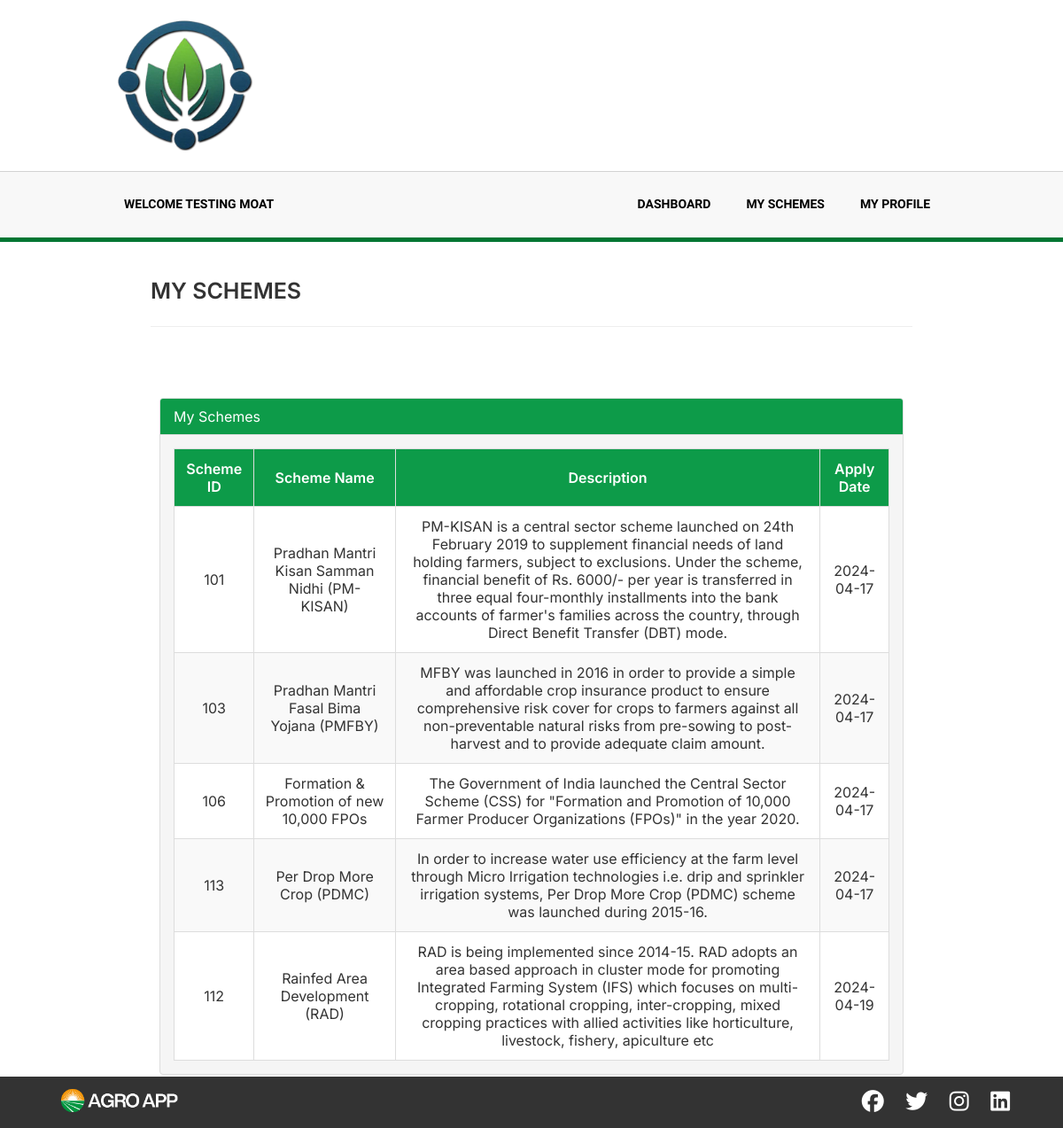
The page /user/myschemes.php (signed in) on the database its author committed.
### tables this page shows
CREATE TABLE `application` (
  `s_no` int(11) NOT NULL,
  `user_id` int(11) DEFAULT NULL,
  `scheme_id` int(11) DEFAULT NULL,
  `apply_date` date DEFAULT NULL
);

CREATE TABLE `schemes` (
  `scheme_id` int(11) NOT NULL,
  `name` varchar(255) DEFAULT NULL,
  `description` text DEFAULT NULL,
  `contact_info` varchar(255) DEFAULT NULL,
  `launch_date` date DEFAULT NULL,
  `last_date` date DEFAULT NULL,
  `ministry_name` varchar(255) DEFAULT NULL,
  `benefits` text DEFAULT NULL,
  `eligibility_criteria` text DEFAULT NULL
);

### user/myschemes.php (the view, shortened to what this page needs)
<!DOCTYPE html>
<html lang="en">
<head>
    <link rel="stylesheet" href="dash.css">
    <link rel="stylesheet" href="../includes/main.css">
</head>
<body>
  <?php include('../includes/header.php'); ?>
  <section class="myschemes">
    <div class="header-container">
      <h4 class="header-line">MY SCHEMES</h4>
    </div>
    <div class="custom-panel">
      <div class="custom-panel-heading">
        My Schemes
      </div>
      <div class="custom-panel-body">
        <div class="table-responsive">
          <table class="custom-table" id="custom-data-table">
            <thead>
              <tr>
                <th>Scheme ID</th>
                <th>Scheme Name</th>
                <th>Description</th>
                <th>Apply Date</th>
              </tr>
            </thead>
    <tbody>
    <?php
    include_once "../includes/config.php";
    $user_id = $_SESSION["id"];
    $query = "SELECT schemes.scheme_id, schemes.name, schemes.description, application.apply_date
              FROM schemes, application
              WHERE schemes.scheme_id = application.scheme_id AND application.user_id = '$user_id'";
    $result = mysqli_query($conn, $query) or die('Query failed: ' . mysqli_error($conn));
    if (mysqli_num_rows($result) > 0) {
      while ($row = mysqli_fetch_assoc($result)) {
        $scheme_id = $row['scheme_id'];
        $name = $row['name'];
        $description = $row['description'];
        $apply_date = $row['apply_date'];
    ?>
              <tr>
                <td><?php echo $scheme_id; ?></td>
                <td><?php echo $name; ?></td>
                <td><?php echo $description; ?></td>
                <td><?php echo $apply_date; ?></td>
              </tr>
    <?php
      }
    } else {
      echo "<b>NO SCHEMES REGISTERED</b>";
    } mysqli_close($conn);?>
            </tbody>
          </table>
        </div>
      </div>
    </div>
  </section>
  <?php  include('../includes/footer.php');?>
</body>
</html>

### includes/header.php (shortened to what this page needs)
<!DOCTYPE html>
<html lang="en">
<head>
    <link href='https://cdnjs.cloudflare.com/ajax/libs/font-awesome/6.5.1/css/all.min.css' rel='stylesheet'>
    <link rel="stylesheet" href="main.css">
</head>
<body>
    <nav>
        <a href="../index.php"><img class="logo" src="../assets/icons/logo1.png" alt="AgroApp Logo" /></a>
        <a
        href="
            <?php
                if (isset($_SESSION["active"])){
                    echo "../logout.php";
                }
                else{
                    echo "../login.php";
                }
            ?>"
        class="logout-btn">
            <button>
            </button>
        </a>
    </nav>
    <section class="menu-section">
    <div class="nav_container">
        <p class="welcome-text">Welcome
            <?php
                if (isset($_SESSION["active"]))
                    echo $_SESSION["name"];
                else
                    echo "Guest";
            ?>
        </p>
        <?php if (isset($_SESSION["active"])) {
            if ($_SESSION["username"]!="admin"){?>
            <ul class="nav__links">
                <li><a href="dashboard.php" class="nav__item">DASHBOARD</a></li>
                <li><a href="myschemes.php" class="nav__item">My Schemes</a></li>
                <li><a href="myprofile.php" class="nav__item">My Profile</a></li>
            </ul>
        <?php }} else{ ?>
            <ul class="nav__links">
                <li><a href="dashboard.php" class="nav__item">DASHBOARD</a></li>
            </ul>
        <?php }?>
    </div>
</section>
</body>
</html>

### includes/footer.php (shortened to what this page needs)
<!DOCTYPE html>
<html lang="en">
<head>
    <link href='https://cdnjs.cloudflare.com/ajax/libs/font-awesome/6.5.1/css/all.min.css' rel='stylesheet'>
    <link rel="stylesheet" href="main.css">
</head>
<body>
  <section class="footer-section">
      <footer class="footer">
          <div class="footer-left">
          </div>
          <div class="footer-right">
              <ul class="social-links">
                  <li><a href="#"><i class="fa-brands fa-facebook"></i></a></li>
                  <li><a href="#"><i class="fa-brands fa-twitter"></i></a></li>
                  <li><a href="#"><i class="fa-brands fa-instagram"></i></i></a></li>
                  <li><a href="#"><i class="fa-brands fa-linkedin"></i></a></li>
              </ul>
          </div>
      </footer>
  </section>
</body>
</html>
<!DOCTYPE html>
<html lang="en">
<head>
    <link href='https://cdnjs.cloudflare.com/ajax/libs/font-awesome/6.5.1/css/all.min.css' rel='stylesheet'>
    <link rel="stylesheet" href="main.css">
</head>
<body>
  <section class="footer-section">
      <footer class="footer">
          <div class="footer-left">
          </div>
          <div class="footer-right">
              <ul class="social-links">
                  <li><a href="#"><i class="fa-brands fa-facebook"></i></a></li>
                  <li><a href="#"><i class="fa-brands fa-twitter"></i></a></li>
                  <li><a href="#"><i class="fa-brands fa-instagram"></i></i></a></li>
                  <li><a href="#"><i class="fa-brands fa-linkedin"></i></a></li>
              </ul>
          </div>
      </footer>
  </section>
</body>
</html>
<!DOCTYPE html>
<html lang="en">
<head>
    <link href='https://cdnjs.cloudflare.com/ajax/libs/font-awesome/6.5.1/css/all.min.css' rel='stylesheet'>
    <link rel="stylesheet" href="main.css">
</head>
<body>
  <section class="footer-section">
      <footer class="footer">
          <div class="footer-left">
          </div>
          <div class="footer-right">
              <ul class="social-links">
                  <li><a href="#"><i class="fa-brands fa-facebook"></i></a></li>
                  <li><a href="#"><i class="fa-brands fa-twitter"></i></a></li>
                  <li><a href="#"><i class="fa-brands fa-instagram"></i></i></a></li>
                  <li><a href="#"><i class="fa-brands fa-linkedin"></i></a></li>
              </ul>
          </div>
      </footer>
  </section>
</body>
</html>
<!DOCTYPE html>
<html lang="en">
<head>
    <link href='https://cdnjs.cloudflare.com/ajax/libs/font-awesome/6.5.1/css/all.min.css' rel='stylesheet'>
    <link rel="stylesheet" href="main.css">
</head>
<body>
  <section class="footer-section">
      <footer class="footer">
          <div class="footer-left">
              <img src="../assets/image/logo_black.png" alt="Company Logo">
          </div>
          <div class="footer-right">
              <ul class="social-links">
                  <li><a href="#"><i class="fa-brands fa-facebook"></i></a></li>
                  <li><a href="#"><i class="fa-brands fa-twitter"></i></a></li>
                  <li><a href="#"><i class="fa-brands fa-instagram"></i></i></a></li>
                  <li><a href="#"><i class="fa-brands fa-linkedin"></i></a></li>
              </ul>
          </div>
      </footer>
  </section>
</body>
</html>

### user/dash.css (style rules this page uses)
* { margin: 0; padding: 0; box-sizing: border-box; font-family: "Inter"; }
a { color: inherit; text-decoration: none; }
.myschemes { height: auto; display: flex; align-items: center; justify-content: center; flex-direction: column; padding: 20px 0px; }
.custom-panel { width: 70%; border: 1px solid #ddd; border-radius: 4px; margin-top: 40px; margin-bottom: 40px; background-color: #f5f5f5; }
.custom-panel-heading { background-color: #0d9b49; color: #fff; padding: 10px 15px; border-bottom: 1px solid #ddd; border-top-left-radius: 3px; border-top-right-radius: 3px; }
.custom-panel-body { width: auto; padding: 15px; text-align: center; }
.custom-table { width: 100%; margin: 0 auto; background-color: #fff; border-collapse: collapse; }
.custom-table th, .custom-table td { padding: 12px; text-align: center; vertical-align: middle; border: 1px solid #ddd; }
.custom-table th { background-color: #0d9b49; color: #fff; font-weight: 600; }
.custom-table tbody > tr:nth-child(even) { background-color: #f9f9f9; }
.header-line { font-size: 24px; font-weight: bold; margin-bottom: 20px; }

### includes/main.css (style rules this page uses)
* { margin: 0; padding: 0; box-sizing: border-box; }
body { font-family: "Inter Tight", sans-serif; color: #333; }
nav { width: 100%; margin: auto; padding: 15px 10%; background: white; display: flex; align-items: center; justify-content: space-between; border-bottom: 1px solid lightgrey; }
.logo { width: 180px; cursor: pointer; }
button, .find-btn, .view-more, logout-btn { font-size: 18px; color: white; display: inline-block; padding: 9px 25px; background-color: #007633; border: none; border-radius: 12px; cursor: pointer; transition: all 0.3s ease 0s; }
.menu-section { background-color: #f7f7f7cc; border-bottom: 5px solid #007633; width: 100%; }
.nav_container { width: 100%; display: flex; align-items: center; justify-content: space-between; padding: 0px 10%; }
.nav__links { display: flex; align-items: center; list-style: none; padding: 0px 10px; }
.nav__item, .welcome-text { font-family: "Inter Tight", sans-serif; display: inline-block; color: black; list-style: none; text-decoration: none; font-weight: 600; padding: 15px 10px; margin: 10px 10px; text-transform: uppercase; }
.footer { position: fixed; bottom: 0; left: 0; width: 100%; display: flex; justify-content: space-between; align-items: center; background-color: #333; color: white; padding: 8px 5%; }
.footer-left img { width: 150px; }
.footer-right .social-links { list-style: none; padding: 0; margin: 0; }
.footer-right .social-links li { display: inline-block; margin-right: 20px; }
.footer-right .social-links li:last-child { margin-right: 0; }
.footer-right .social-links a { color: white; font-size: 25px; text-decoration: none; transition: all 0.3 ease 0.2; }
.header-container { width: 80%; padding: 20px 50px; }
.header-line { font-size: 25px; font-weight: 600; padding-bottom: 25px; border-bottom: 1px solid #eeeeee; text-transform: uppercase; }

### assets/css/main.css (style rules this page uses)
* { margin: 0px; padding: 0px; box-sizing: border-box; }
body, html { height: 100%; font-family: Ubuntu-Regular, sans-serif; }
a { font-family: Ubuntu-Regular; font-size: 14px; line-height: 1.7; color: #666666; margin: 0px; transition: all 0.4s; -webkit-transition: all 0.4s; -o-transition: all 0.4s; -moz-transition: all 0.4s; }
h1, h2, h3, h4, h5, h6 { margin: 0px; }
p { font-family: Ubuntu-Regular; font-size: 14px; line-height: 1.7; color: #666666; margin: 0px; }
ul, li { margin: 0px; list-style-type: none; }
button { outline: none !important; border: none; background: transparent; }

### rows shown on the page
application: scheme.scheme_id "101", scheme.name "Pradhan Mantri Kisan Samman Nidhi (PM-KISAN)", scheme.description "PM-KISAN is a central sector scheme launched on 24th February 2019 to supplement financial needs of land holding farmers, subject to exclusions. Under the scheme, financial benefit of Rs. 6000/- per year is transferred in three equal four-monthly installments into the bank accounts of farmer's families across the country, through Direct Benefit Transfer (DBT) mode.", apply_date "2024-04-17"
application: scheme.scheme_id "103", scheme.name "Pradhan Mantri Fasal Bima Yojana (PMFBY)", scheme.description "MFBY was launched in 2016 in order to provide a simple and affordable crop insurance product to ensure comprehensive risk cover for crops to farmers against all non-preventable natural risks from pre-sowing to post-harvest and to provide adequate claim amount.", apply_date "2024-04-17"
application: scheme.scheme_id "106", scheme.name "Formation & Promotion of new 10,000 FPOs", scheme.description "The Government of India launched the Central Sector Scheme (CSS) for \"Formation and Promotion of 10,000 Farmer Producer Organizations (FPOs)\" in the year 2020.", apply_date "2024-04-17"
application: scheme.scheme_id "113", scheme.name "Per Drop More Crop (PDMC)", scheme.description "In order to increase water use efficiency at the farm level through Micro Irrigation technologies i.e. drip and sprinkler irrigation systems, Per Drop More Crop (PDMC) scheme was launched during 2015-16.", apply_date "2024-04-17"
application: scheme.scheme_id "112", scheme.name "Rainfed Area Development (RAD)", scheme.description "RAD is being implemented since 2014-15. RAD adopts an area based approach in cluster mode for promoting Integrated Farming System (IFS) which focuses on multi-cropping, rotational cropping, inter-cropping, mixed cropping practices with allied activities like horticulture, livestock, fishery, apiculture etc", apply_date "2024-04-19"

### other values the page prints
$_SESSION["name"] "TESTING MOAT"
